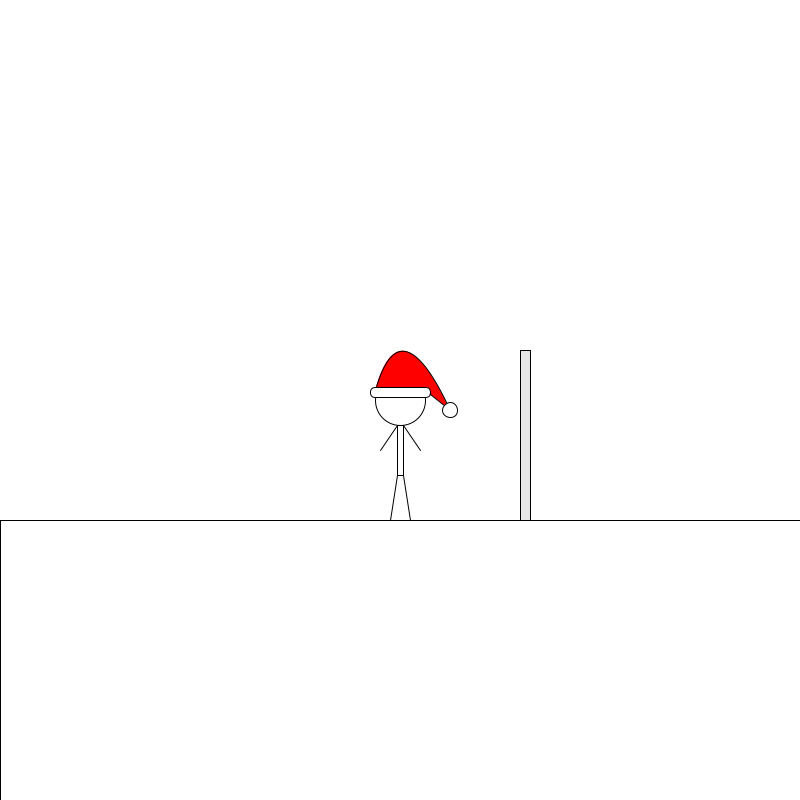
Frame 1 (no input)
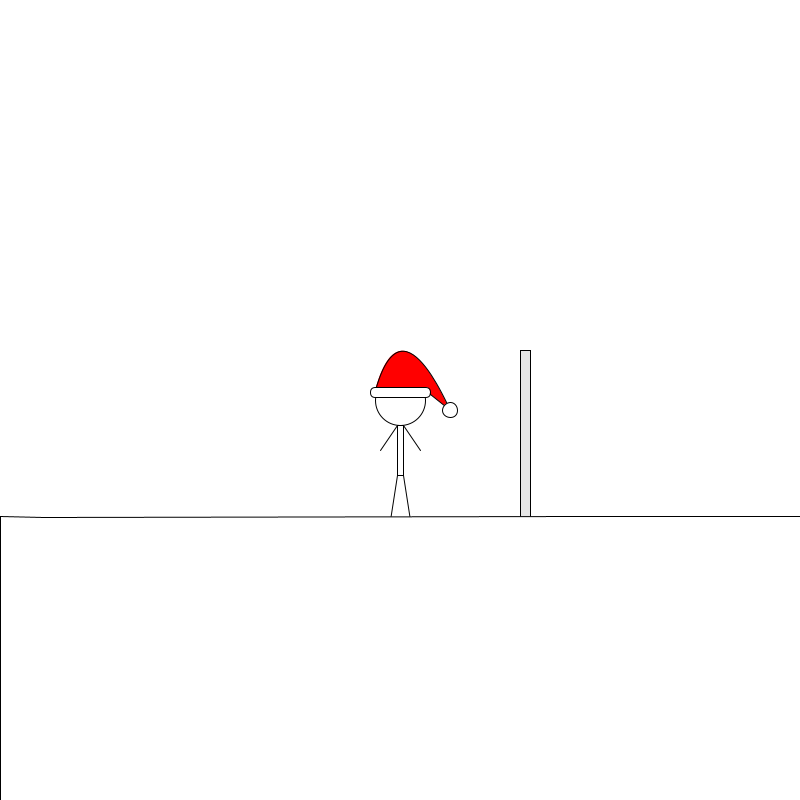
Frame 60 (the mouse pressed at the canvas centre just before this capture)
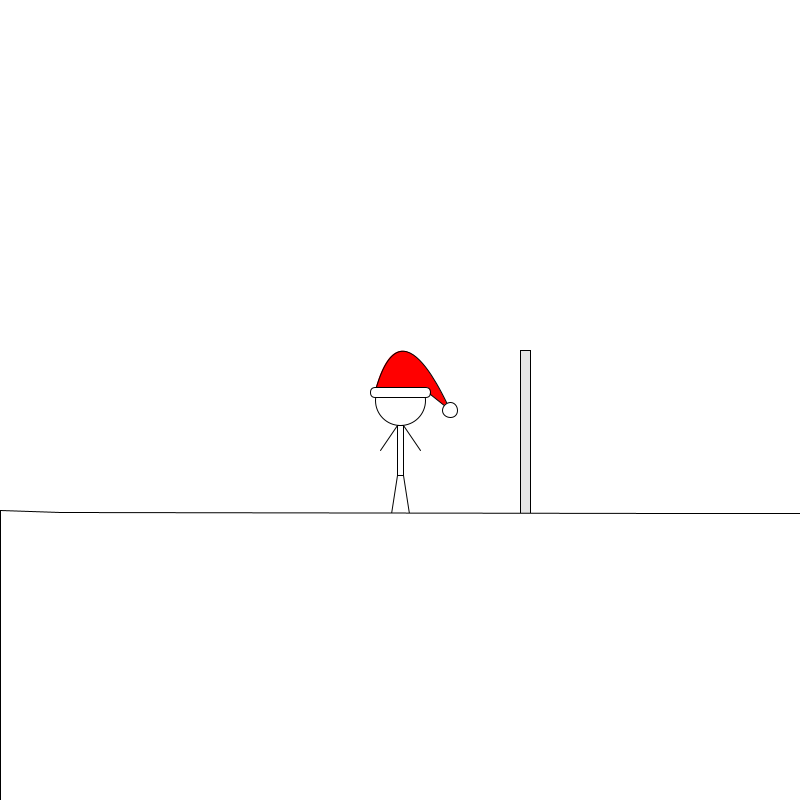
Frame 120 (the mouse held since frame 60 and released just before this capture)

The Processing sketch that drew these frames (run headless with seeded random() and noise(); from frame 60 on, the mouse is pressed at the canvas centre):

// Processing sketch: SEMICOLONS_ARE_THE_DEVIL
// ── SEMICOLONS_ARE_THE_DEVIL.pde
/*
SEMICOLONS_ARE_THE_DEVIL - William Choi
This program attempts a representation of a cheery winter scene as the programmer attempts to remember Java syntax.
*/
int counter = 0;
int snowheight = 280;
float nx1 = 500;
float nx2 = 500;
void renderStick(){
  fill(255);
  ellipse(400,400,50,50);//Head
  fill(255,0,0);
  beginShape();//Hat
  vertex(375,390);
  bezierVertex(400,300,440,390,450,410);
  vertex(425,390);
  endShape();
  fill(255);
  rect(370,387,60,10,7);  //Furry Rim of Hat
  ellipse(450,410,15,15); //Hat Tassel 
  rect(397,425,6,50);     //Body
  line(397,425,380,450);  //Arm
  line(403,425,420,450);  //Arm
  line(397,475,390,520);  //Leg
  line(403,475,410,520);  //Leg
  fill(230);
  rect(520,350,10,170);   //Festivus Pole
  fill(255);
  beginShape();
  vertex(0,800);
  nx1 = random(800-snowheight, nx1);
  nx2 = random(800-snowheight, nx2);
  vertex(0,800-snowheight);
  vertex(random(0,400),nx1); 
  vertex(random(400,800),nx2); 
  vertex(800,nx2);
  vertex(800,800);
  endShape();
}

void setup(){
  size(800,800);
  background(255);
  frameRate(120);
  renderStick();
  
}




void draw(){
  counter ++;
  float r = random(20);
  fill(255);
  if (counter%3 == 0){
    ellipse(random(800),random(800-snowheight),r,r); //Random Snowflakes
  }
  if(counter == 20){
    background(255);
    counter = 0;
    renderStick();
    if(snowheight < 390){
      snowheight = snowheight+2; //Increases the height of snow with each loop
    }
    else{
      fill(255,0,0);
      textSize(50);
      textAlign(CENTER);
      text("Happy Holidays!", 400, 300);
    }
  }
  
}
